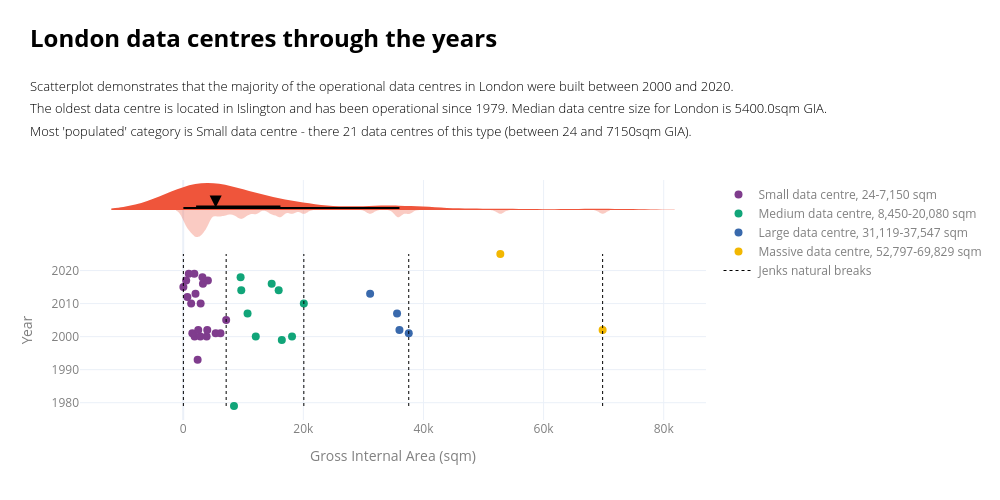

Notebook code for this chart:
### Code cell
#______________________________________
# Build subplots
#______________________________________

notes_colour = "black"
labels_colour = "grey"

df = data_ldn_exstg.dropna(subset=["b8_gia_sqm", "data_centre_since"]).copy()
# df = df.sort_values(by="data_centre_since", ascending=True)

cols_to_show = ["id", "current_occupier", "lpa_name", "data_centre_since", "b8_gia_sqm", "b8_total_staff_fte", "b8_employees_at_a_day_estimate", "total/day ratio"]
customdata = df[cols_to_show].to_numpy()
base_color = px.colors.qualitative.Plotly[1]
# base_color = "grey"
colors = px.colors.qualitative.Bold

main_x = df["b8_gia_sqm"]
main_y = df["data_centre_since"]

median_value = main_x.median()

fig = make_subplots(
    rows=2,
    cols=1,
    shared_xaxes=True,
    row_heights=[0.25, 0.75],
    vertical_spacing=0.00
)

#______________________________________
# Scatterplot
#______________________________________
bands_sorted = sorted(df["B8_gia_group"].dropna().unique())

for i, band in enumerate(gia_labels):
    df_band = df[df["B8_gia_group"] == band]

    fig.add_trace(go.Scatter(
        x=df_band["b8_gia_sqm"],
        y=df_band["data_centre_since"],
        mode="markers",
        marker=dict(
            size=8,
            color=colors[i % len(colors)],
        ),
        customdata=df_band[cols_to_show].to_numpy(),
        hovertemplate=hovertemplate,
        name=f"{band} data centre, {int(df.loc[df["B8_gia_group"] == band, "b8_gia_sqm"].min()):,}-{int(df.loc[df["B8_gia_group"] == band, "b8_gia_sqm"].max()):,} sqm",
    ), row=2, col=1)

# Breaks
for i, b in enumerate(breaks):
    fig.add_trace(go.Scatter(
        x=[b, b],
        y=[main_y.min(), main_y.max()],
        mode="lines",
        line=dict(color="black", width=1, dash="dot"),
        name="Jenks natural breaks" if i == 0 else None,
        showlegend=True if i == 0 else False,
        hovertemplate=(
            f"Jenks break<br>"
            f"GIA boundary: {b:,.0f} sqm<br>"
            "<extra></extra>"
        ),
        hoverinfo="text"
    ), row=2, col=1)

#______________________________
# Density curves
#______________________________________

# bottom
fig.add_trace(go.Violin(
    x=main_x,
    y0=1,
    orientation="h", 
    side="negative", 
    points=False, 
    bandwidth=600, 
    width=45, 
    line=dict(width=0), 
    fillcolor=make_transparent(base_color, alpha=0.3), 
    showlegend=False, 
    hoverinfo="skip" 
), row=1, col=1)

# top
fig.add_trace(go.Violin(
    x=main_x,
    orientation="h",
    side="positive",
    width=45,
    bandwidth=6000,
    line=dict(width=0),
    points=False,
    box_visible=True,
    box_fillcolor="black",
    box_line=dict(color="black", width=2),
    box_width=0.12,
    fillcolor=base_color,
    showlegend=False,
    hoverinfo="skip",
), row=1, col=1)

# median
fig.add_scatter(
    x=[median_value],
    # y=[0],
    mode='markers',
    marker=dict(symbol='arrow-down', color='black', size=12),
    showlegend=False,
    y0=3,
)

#______________________________________
# Layout updates - adding title and subtitle notes
#______________________________________
fig.update_layout(
    width=1000,
    height=500,
    template="plotly_white",

    title=dict(
       text=(
            f"<br><span style='font-size:24px; font-weight:bold; color:{notes_colour}; display:block; margin-bottom:4px;'>"
            "London data centres through the years"
            "</span><br><br>"
        
            f"<span style='font-size:13px; font-weight:300; color:{notes_colour}; display:block; margin-bottom:2px;'>"
            "Scatterplot demonstrates that the majority of the operational data centres in London were built between 2000 and 2020."
            "</span><br>"
        
            f"<span style='font-size:13px; font-weight:300; color:{notes_colour}; display:block;'>"
            f"The oldest data centre is located in {df.loc[main_y.idxmin(), 'lpa_name']} and has been operational since {int(main_y.min())}. "
            f"Median data centre size for London is {median_value}sqm GIA."
            "</span><br>"

            f"<span style='font-size:13px; font-weight:300; color:{notes_colour}; display:block;'>"
            f"Most 'populated' category is {df["B8_gia_group"].value_counts().idxmax()} data centre - there {df["B8_gia_group"].value_counts().max()} data centres of this type (between {int(df.loc[df["B8_gia_group"] == "Small", "b8_gia_sqm"].min())} and {int(df.loc[df["B8_gia_group"] == "Small", "b8_gia_sqm"].max())}sqm GIA)."
            "</span><br>"
        ),

        x=0.03,
        xanchor="left",
        y=0.95,
        yanchor="top",
    ),
    margin=dict(t=180),

    legend=dict(
        font=dict(color=labels_colour)
    )
)

# Axis labels
fig.update_yaxes(title_text="Year", row=2, col=1, title_font=dict(color=labels_colour), tickfont=dict(color=labels_colour))
fig.update_xaxes(title_text="Gross Internal Area (sqm)", row=2, col=1, title_font=dict(color=labels_colour), tickfont=dict(color=labels_colour))
fig.update_yaxes(showticklabels=False, row=1, col=1)

fig.show()

### Figure 1 — Plotly figure (JSON) as saved in the notebook; plotly's stock layout.template omitted (floating-point values rounded to 4 significant figures; data arrays with more than 128 entries replaced by an {"elided": "..."} marker saying what was removed)
{"data": [{"customdata": {"elided": "21x8 mixed values"}, "hovertemplate": "id: %{customdata[0]}<br>current_occupier: %{customdata[1]}<br>lpa_name: %{customdata[2]}<br>data_centre_since: %{customdata[3]}<br>b8_gia_sqm: %{customdata[4]}<br>b8_total_staff_fte: %{customdata[5]}", "marker": {"color": "rgb(127, 60, 141)", "size": 8}, "mode": "markers", "name": "Small data centre, 24-7,150 sqm", "type": "scatter", "x": [2400.0, 1895.0, 3900.0, 2850.0, 5400.0, 1517.0, 6200.0, 2500.0, 4000.0, 7150.0, 1320.0, 2900.0, 690.0, 2041.0, 24.0, 3282.0, 490.0, 4104.0, 3198.0, 925.9, 1850.0], "xaxis": "x2", "y": [1993.0, 2000.0, 2000.0, 2000.0, 2001.0, 2001.0, 2001.0, 2002.0, 2002.0, 2005.0, 2010.0, 2010.0, 2012.0, 2013.0, 2015.0, 2016.0, 2017.0, 2017.0, 2018.0, 2019.0, 2019.0], "yaxis": "y2"}, {"customdata": [["Islington-P112148", "Verne Global", "Islington", 1979, 8450, null, null, null], ["Tower_Hamlets-PA_10_02860", "Equinix Data Centre", "Tower Hamlets", 1999, 16413, 262, null, null], ["Hounslow-P_2019_3115", "ServerFarm", "Hounslow", 2000, 12080.0, null, null, null], ["Hounslow-P_2009_1661", "Redcentric", "Hounslow", 2000, 18116, 159, null, null], ["Hounslow-P_2007_1897", null, "Hounslow", 2007, 10710, 6, null, null], ["Tower_Hamlets-PA_08_01799", "Telehouse International Corporation of Europe Ltd", "Tower Hamlets", 2010, 20080, 115, null, null], ["Tower_Hamlets-PA_13_00803", "Digital Realty ", "Tower Hamlets", 2014, 9666, 41, null, null], ["Hounslow-P_2011_3272", "Virtus", "Hounslow", 2014, 15893, 12, null, null], ["Tower_Hamlets-PA_20_02381_NC", "Echelon", "Tower Hamlets", 2016, 14727, 61, 31, 1.97], ["Ealing-224110OPDFUL", "Colt Data Centre Services", "Ealing", 2018, 9553, 35, null, null]], "hovertemplate": "id: %{customdata[0]}<br>current_occupier: %{customdata[1]}<br>lpa_name: %{customdata[2]}<br>data_centre_since: %{customdata[3]}<br>b8_gia_sqm: %{customdata[4]}<br>b8_total_staff_fte: %{customdata[5]}", "marker": {"color": "rgb(17, 165, 121)", "size": 8}, "mode": "markers", "name": "Medium data centre, 8,450-20,080 sqm", "type": "scatter", "x": [8450.0, 16410.0, 12080.0, 18120.0, 10710.0, 20080.0, 9666.0, 15890.0, 14730.0, 9553.0], "xaxis": "x2", "y": [1979.0, 1999.0, 2000.0, 2000.0, 2007.0, 2010.0, 2014.0, 2014.0, 2016.0, 2018.0], "yaxis": "y2"}, {"customdata": [["Hillingdon-38421_APP_2021_4045", "Colt Data Centre Services", "Hillingdon", 2001, 37547, null, null, null], ["Hillingdon-18399_APP_2022_411", "Virtus", "Hillingdon", 2002, 36000, null, 20, null], ["Havering-P0151_12", "Green Mountain", "Havering", 2007, 35600, null, 60, null], ["Tower_Hamlets-PA_22_01023_NC", "Telehouse International Corporation of Europe Ltd", "Tower Hamlets", 2013, 31119, 250, null, null]], "hovertemplate": "id: %{customdata[0]}<br>current_occupier: %{customdata[1]}<br>lpa_name: %{customdata[2]}<br>data_centre_since: %{customdata[3]}<br>b8_gia_sqm: %{customdata[4]}<br>b8_total_staff_fte: %{customdata[5]}", "marker": {"color": "rgb(57, 105, 172)", "size": 8}, "mode": "markers", "name": "Large data centre, 31,119-37,547 sqm", "type": "scatter", "x": [37550.0, 36000.0, 35600.0, 31120.0], "xaxis": "x2", "y": [2001.0, 2002.0, 2007.0, 2013.0], "yaxis": "y2"}, {"customdata": [["Tower_Hamlets-PA_24_01932_A1", "Global Switch London", "Tower Hamlets", 2002, 69829, 84, null, null], ["Barking_&_Dagenham-18_00161_FUL", "NTT Data Centre", "Barking & Dagenham", 2025, 52800.0, 150, 62, 2.42]], "hovertemplate": "id: %{customdata[0]}<br>current_occupier: %{customdata[1]}<br>lpa_name: %{customdata[2]}<br>data_centre_since: %{customdata[3]}<br>b8_gia_sqm: %{customdata[4]}<br>b8_total_staff_fte: %{customdata[5]}", "marker": {"color": "rgb(242, 183, 1)", "size": 8}, "mode": "markers", "name": "Massive data centre, 52,797-69,829 sqm", "type": "scatter", "x": [69830.0, 52800.0], "xaxis": "x2", "y": [2002.0, 2025.0], "yaxis": "y2"}, {"hoverinfo": "text", "hovertemplate": "Jenks break<br>GIA boundary: 24 sqm<br><extra></extra>", "line": {"color": "black", "dash": "dot", "width": 1}, "mode": "lines", "name": "Jenks natural breaks", "showlegend": true, "type": "scatter", "x": [24, 24], "xaxis": "x2", "y": [1979, 2025], "yaxis": "y2"}, {"hoverinfo": "text", "hovertemplate": "Jenks break<br>GIA boundary: 7,150 sqm<br><extra></extra>", "line": {"color": "black", "dash": "dot", "width": 1}, "mode": "lines", "showlegend": false, "type": "scatter", "x": [7150, 7150], "xaxis": "x2", "y": [1979, 2025], "yaxis": "y2"}, {"hoverinfo": "text", "hovertemplate": "Jenks break<br>GIA boundary: 20,080 sqm<br><extra></extra>", "line": {"color": "black", "dash": "dot", "width": 1}, "mode": "lines", "showlegend": false, "type": "scatter", "x": [20080, 20080], "xaxis": "x2", "y": [1979, 2025], "yaxis": "y2"}, {"hoverinfo": "text", "hovertemplate": "Jenks break<br>GIA boundary: 37,547 sqm<br><extra></extra>", "line": {"color": "black", "dash": "dot", "width": 1}, "mode": "lines", "showlegend": false, "type": "scatter", "x": [37547, 37547], "xaxis": "x2", "y": [1979, 2025], "yaxis": "y2"}, {"hoverinfo": "text", "hovertemplate": "Jenks break<br>GIA boundary: 69,829 sqm<br><extra></extra>", "line": {"color": "black", "dash": "dot", "width": 1}, "mode": "lines", "showlegend": false, "type": "scatter", "x": [69829, 69829], "xaxis": "x2", "y": [1979, 2025], "yaxis": "y2"}, {"bandwidth": 600, "fillcolor": "rgba(239,85,59,0.3)", "hoverinfo": "skip", "line": {"width": 0}, "orientation": "h", "points": false, "showlegend": false, "side": "negative", "type": "violin", "width": 45, "x": [8450.0, 2400.0, 16410.0, 1895.0, 3900.0, 12080.0, 18120.0, 2850.0, 37550.0, 5400.0, 1517.0, 6200.0, 2500.0, 36000.0, 69830.0, 4000.0, 7150.0, 35600.0, 10710.0, 1320.0, 2900.0, 20080.0, 690.0, 2041.0, 31120.0, 9666.0, 15890.0, 24.0, 3282.0, 14730.0, 490.0, 4104.0, 9553.0, 3198.0, 925.9, 1850.0, 52800.0], "xaxis": "x", "y0": 1, "yaxis": "y"}, {"bandwidth": 6000, "box": {"fillcolor": "black", "line": {"color": "black", "width": 2}, "visible": true, "width": 0.12}, "fillcolor": "#EF553B", "hoverinfo": "skip", "line": {"width": 0}, "orientation": "h", "points": false, "showlegend": false, "side": "positive", "type": "violin", "width": 45, "x": [8450.0, 2400.0, 16410.0, 1895.0, 3900.0, 12080.0, 18120.0, 2850.0, 37550.0, 5400.0, 1517.0, 6200.0, 2500.0, 36000.0, 69830.0, 4000.0, 7150.0, 35600.0, 10710.0, 1320.0, 2900.0, 20080.0, 690.0, 2041.0, 31120.0, 9666.0, 15890.0, 24.0, 3282.0, 14730.0, 490.0, 4104.0, 9553.0, 3198.0, 925.9, 1850.0, 52800.0], "xaxis": "x", "yaxis": "y"}, {"marker": {"color": "black", "size": 12, "symbol": "arrow-down"}, "mode": "markers", "showlegend": false, "type": "scatter", "x": [5400], "y0": 3}], "layout": {"height": 500, "legend": {"font": {"color": "grey"}}, "margin": {"t": 180}, "title": {"text": "<br><span style='font-size:24px; font-weight:bold; color:black; display:block; margin-bottom:4px;'>London data centres through the years</span><br><br><span style='font-size:13px; font-weight:300; color:black; display:block; margin-bottom:2px;'>Scatterplot demonstrates that the majority of the operational data centres in London were built between 2000 and 2020.</span><br><span style='font-size:13px; font-weight:300; color:black; display:block;'>The oldest data centre is located in Islington and has been operational since 1979. Median data centre size for London is 5400.0sqm GIA.</span><br><span style='font-size:13px; font-weight:300; color:black; display:block;'>Most 'populated' category is Small data centre - there 21 data centres of this type (between 24 and 7150sqm GIA).</span><br>", "x": 0.03, "xanchor": "left", "y": 0.95, "yanchor": "top"}, "width": 1000, "xaxis": {"anchor": "y", "domain": [0, 1], "matches": "x2", "showticklabels": false}, "xaxis2": {"anchor": "y2", "domain": [0, 1], "tickfont": {"color": "grey"}, "title": {"font": {"color": "grey"}, "text": "Gross Internal Area (sqm)"}}, "yaxis": {"anchor": "x", "domain": [0.75, 1], "showticklabels": false}, "yaxis2": {"anchor": "x2", "domain": [0, 0.75], "tickfont": {"color": "grey"}, "title": {"font": {"color": "grey"}, "text": "Year"}}}}
